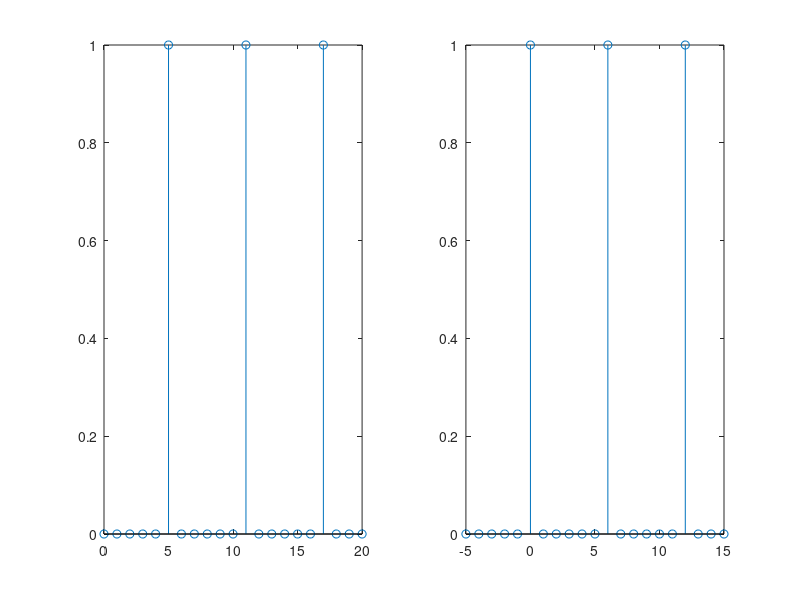
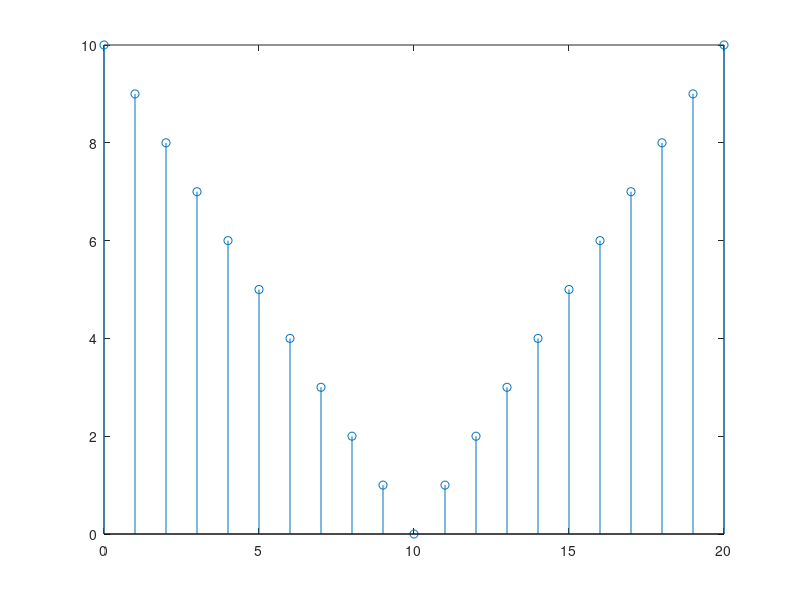
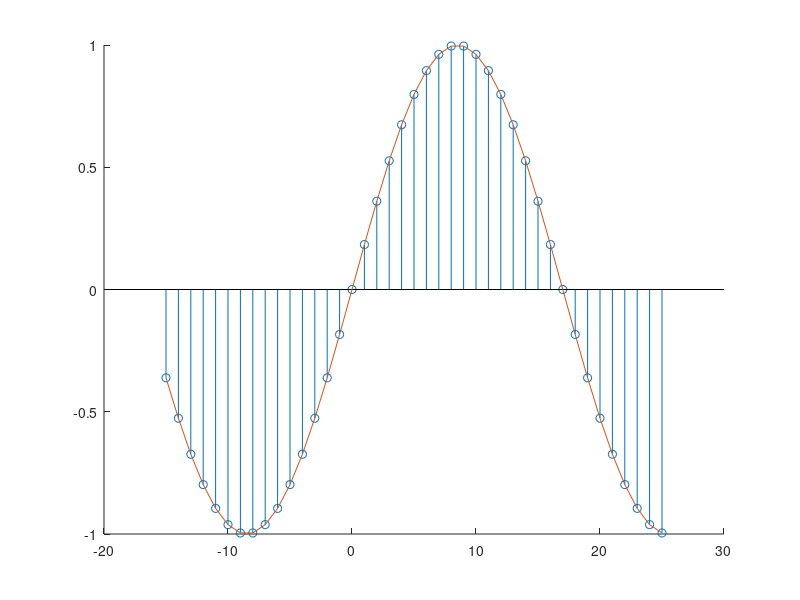
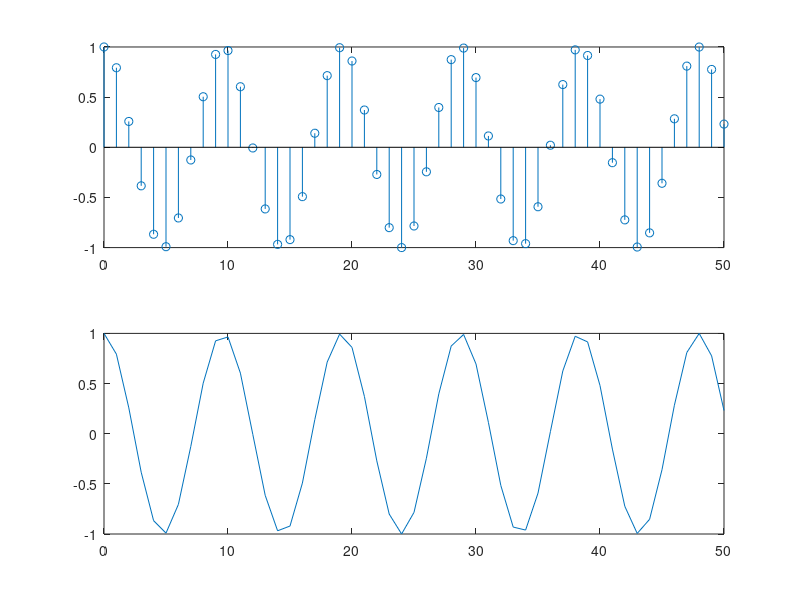

Recreate these plots in MATLAB, in order.
% a)
z=[0 0 0 0 0 1 0 0 0 0 0 1 0 0 0 0 0 1 0 0 0 ];
n=0:20;
m=-5:15;
subplot(1,2,1)
stem(n,z)
subplot(1,2,2)
stem(m,z)
% b)
figure(2)
t=abs(10-n);
stem(n,t)
% c)
clear n
figure(3)
n=-15:25;
x1=sin(pi/17*n);
hold on
stem(n,x1)
plot(n,x1)
hold off
clear n
figure(4)
n=0:50;
x2=cos(pi/sqrt(23)*n);
subplot(2,1,1)
stem(n,x2)
subplot(2,1,2)
plot(n,x2)





